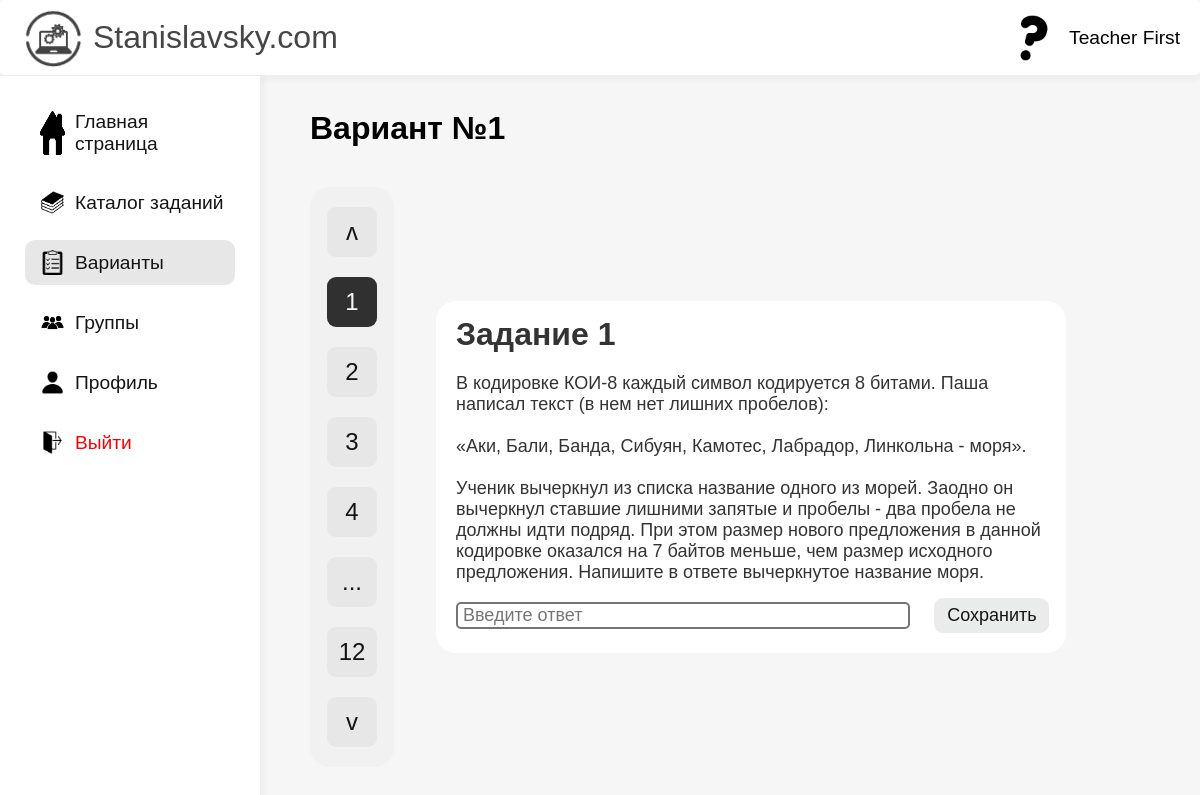
Screenshot of /variants/solving/1 (signed in) with the database file from the repository.
### data/users.py (models this page shows, shortened)
class User(SqlAlchemyBase, UserMixin, SerializerMixin):
    __tablename__ = 'users'
    id = sqlalchemy.Column(sqlalchemy.Integer,
                           primary_key=True, autoincrement=True)
    name = sqlalchemy.Column(sqlalchemy.String)
    surname = sqlalchemy.Column(sqlalchemy.String)
    email = sqlalchemy.Column(sqlalchemy.String)
    hashed_password = sqlalchemy.Column(sqlalchemy.String)
    created_date = sqlalchemy.Column(sqlalchemy.String,
                                     default=datetime.datetime.now)
    profile_pics = sqlalchemy.Column(sqlalchemy.String, default='/static/profile_pics/default.png')
    groups = orm.relationship("Group", secondary="user_to_group", backref="users")
    groups_participant = sqlalchemy.Column(sqlalchemy.String, default='')
    is_teacher = sqlalchemy.Column(sqlalchemy.Boolean)
    solved_tasks_ids = sqlalchemy.Column(sqlalchemy.String, default='')
    solved_variants = sqlalchemy.Column(sqlalchemy.Integer, default=0)

### data/variants.py (models this page shows)
class Variant(SqlAlchemyBase, SerializerMixin):
    __tablename__ = 'variants'
    id = sqlalchemy.Column(sqlalchemy.Integer,
                           primary_key=True, autoincrement=True)
    name = sqlalchemy.Column(sqlalchemy.String)
    description = sqlalchemy.Column(sqlalchemy.String)
    difficulty = sqlalchemy.Column(sqlalchemy.String)
    tasks = orm.relationship('Task', secondary='task_to_variants', backref='variants')

### data/tasks.py (models this page shows, shortened)
class Task(SqlAlchemyBase, SerializerMixin):
    __tablename__ = 'tasks'
    id = sqlalchemy.Column(sqlalchemy.Integer,
                           primary_key=True, autoincrement=True)
    number = sqlalchemy.Column(sqlalchemy.Integer)
    difficulty = sqlalchemy.Column(sqlalchemy.String)
    task_id = sqlalchemy.Column(sqlalchemy.Integer)
    type = sqlalchemy.Column(sqlalchemy.String)
    text1 = sqlalchemy.Column(sqlalchemy.String)
    image = sqlalchemy.Column(sqlalchemy.String)
    text2 = sqlalchemy.Column(sqlalchemy.String)
    solution = sqlalchemy.Column(sqlalchemy.String)
    answer = sqlalchemy.Column(sqlalchemy.String)

### server.py (the view)
@app.route('/variants/solving/<var>')
@login_required
def variants_solving(var):
    if var == 'random':
        variant = Random_variant(
            user_id=current_user.id
        )
        for i in range(1, 13):
            tasks = db_sess.query(Task).filter(Task.number == i,
                                               Task.difficulty == random.choice(
                                                   ['Простой', 'Средний', 'Сложный'])).all()
            variant.tasks.append(random.choice(tasks))
        first = variant.tasks[0]
        name = 'Случайный вариант'
        length = variant.tasks[-1].number
        variant_delete = db_sess.query(Random_variant).filter(Random_variant.user_id == current_user.id).first()
        if variant_delete:
            db_sess.delete(variant_delete)
        db_sess.add(variant)
        db_sess.commit()
    else:
        try:
            variant = db_sess.get(Variant, int(var))
            first = variant.tasks[0]
            name = variant.name
            length = variant.tasks[-1].number
        except TypeError:
            abort(404)
    return render_template('VariantsSolving.html', first=first, length=length,
                           name=name, var=var + '-variant', title='Решение варианта', active='3')

### data/db_session.py (called while the page is built)
def create_session() -> Session:
    global __factory
    return __factory()

### server.py (called while the page is built)
@login_manager.user_loader
def load_user(user_id):
    db_sess = db_session.create_session()
    return db_sess.query(User).get(user_id)

### templates/VariantsSolving.html (shortened to what this page needs)
{% extends 'Base.html' %}
{% block content %}
<link rel="stylesheet" href="/static/VariantsSolving/styles/content.css">
<div class="variant"><h1>{{name}}</h1></div>
    <div class="content-section" id="{{var}}">
        <div class="list-section">
            <button id="btn1">ʌ</button>
            <button id="btn2" class="pressed">1</button>
            <button id="btn3">2</button>
            <button id="btn4">3</button>
            <button id="btn5">4</button>
            {% if length|int - 4 == 2 %}
                <button id="btn6">5</button>
            {% else %}
                <button id="btn6">...</button>
            {% endif %}
            <button id="btn7">{{length}}</button>
            <button id="btn8">v</button>
        </div>
        <div class="task-section">
            <div class="info-section">
                <h1 id="task">Задание 1</h1>
            </div>
            <p id="text1" style="white-space: pre-wrap">{{first['text1']}}</p>
            <div class="interface-section">
                <input id="answer" type="text" name="answer" placeholder="Введите ответ" autocomplete="off" onkeydown="this.value = this.value.replace(/;/, '')" onkeyup="this.value = this.value.replace(/;/, '')">
                <button class="submit">Сохранить</button>
            </div>
        </div>
    </div>
{% endblock %}

### templates/Base.html (shortened to what this page needs)
<!DOCTYPE html>
<html lang="en">
<head>
    <link rel="stylesheet" href="/static/Base/styles/Main.css">
    <link rel="stylesheet" href="/static/Base/styles/content.css">
</head>
<body>
    <div class="head-navbar">
        <a class="website-logo" href="/">
            <img class="logo" src="/static/cards/Logo.png" alt="">
            <p class="text">Stanislavsky.com</p>
        </a>
        {% if current_user.is_authenticated %}
            <div class="user-items">
                <img src="{{current_user.profile_pics}}" alt="">
                <p>{{current_user.name}} {{current_user.surname}}</p>
            </div>
        {% else %}
            <div class="forms-items">
                <a href="/register">Регистрация</a>
                <a href="/login">Войти</a>
            </div>
        {% endif %}
    </div>
    <div class="left-navbar">
        {% if active == '1' %}
            <a style="margin-top: 25px;" class="left-navbar-item-pressed" href="/">
                <img class="icons" src="/static/cards/homeIcon.png" alt="">
                <p class="text">Главная страница</p>
            </a>
        {% else %}
            <a style="margin-top: 25px;" class="left-navbar-item" href="/">
                <img class="icons" src="/static/cards/homeIcon.png" alt="">
                <p class="text">Главная страница</p>
            </a>
        {% endif %}
        {% if active == '2' %}
            <a class="left-navbar-item-pressed" href="/catalog">
                <img class="icons" src="/static/cards/catalogIcon.png" alt="">
                <p class="text">Каталог заданий</p>
            </a>
        {% else %}
            <a class="left-navbar-item" href="/catalog">
                <img class="icons" src="/static/cards/catalogIcon.png" alt="">
                <p class="text">Каталог заданий</p>
            </a>
        {% endif %}
        {% if current_user.is_authenticated %}
            {% if active == '3' %}
                <a class="left-navbar-item-pressed" href="/variants/choose">
                    <img class="icons" src="/static/cards/variantsIcon.png" alt="">
                    <p class="text">Варианты</p>
                </a>
            {% else %}
                <a class="left-navbar-item" href="/variants/choose">
                    <img class="icons" src="/static/cards/variantsIcon.png" alt="">
                    <p class="text">Варианты</p>
                </a>
            {% endif %}
        {% endif %}
        {% if current_user.is_authenticated %}
            {% if active == '5' %}
                <a class="left-navbar-item-pressed" href="/groups">
                    <img class="icons" src="/static/cards/groupIcon.png" alt="">
                    <p class="text">Группы</p>
                </a>
            {% else %}
                <a class="left-navbar-item" href="/groups">
                    <img class="icons" src="/static/cards/groupIcon.png" alt="">
                    <p class="text">Группы</p>
                </a>
            {% endif %}
            {% if active == '4' %}
                <a class="left-navbar-item-pressed" href="/profile">
                    <img class="icons" src="/static/cards/profileIcon.png" alt="">
                    <p class="text">Профиль</p>
                </a>
            {% else %}
                <a class="left-navbar-item" href="/profile">
                    <img class="icons" src="/static/cards/profileIcon.png" alt="">
                    <p class="text">Профиль</p>
                </a>
            {% endif %}
            <a class="left-navbar-item-logout" href="/logout">
                <img class="icons" src="/static/cards/logoutIcon.png" alt="">
                <p class="text">Выйти</p>
            </a>
        {% endif %}
    </div>
    {% block content %}{% endblock %}
</body>
</html>

### static/Base/styles/Main.css (style rules this page uses)
* { padding: 0; margin: 0; font-family: 'Gill Sans', 'Gill Sans MT', Calibri, 'Trebuchet MS', sans-serif; }
body { background-color: rgb(246, 246, 246); }

### static/Base/styles/content.css (style rules this page uses)
.head-navbar { display: flex; position: fixed; top: 0; border-radius: 5px; background-color: white; border-bottom: 1px solid rgb(238, 238, 238); width: 100%; height: 75px; z-index: 5; box-shadow: 0px 5px 5px 0px rgba(0, 0, 0, 0.03) }
.head-navbar .website-logo { display: flex; width: max-content; justify-content: center; align-items: center; margin-left: 23px; text-decoration: none; gap: 10px; }
.head-navbar .website-logo .logo { height: 60px; }
.head-navbar .website-logo .text { color: rgb(70, 70, 70); font-size: xx-large; align-self: center; }
.head-navbar .user-items { display: flex; justify-content: end; width: 100%; align-items: center; gap: 10px; margin-right: 20px; }
.head-navbar .user-items img { height: 50px; width: 50px; border-radius: 25px; }
.head-navbar .user-items p { font-size: larger; }
.left-navbar { display: flex; position: fixed; top: 76px; flex-direction: column; background-color: white; width: 260px; height: 100%; z-index: 6; box-shadow: 5px 0px 5px 0px rgba(0, 0, 0, 0.03) }
.left-navbar .left-navbar-item-pressed { display: flex; text-decoration: none; margin-left: 25px; margin-top: 15px; padding-left: 15px; padding-top: 10px; padding-bottom: 10px; gap: 10px; width: calc(100% - 65px); background-color: rgb(231, 231, 231); border-radius: 10px; }
.left-navbar .left-navbar-item, .left-navbar .left-navbar-item-logout { display: flex; text-decoration: none; margin-left: 25px; margin-top: 15px; padding-left: 15px; padding-top: 10px; padding-bottom: 10px; gap: 10px; width: calc(100% - 65px); border-radius: 10px; transition: 0.25s, 0.25s; }
.left-navbar .left-navbar-item .icons, .left-navbar .left-navbar-item-pressed .icons, .left-navbar .left-navbar-item-logout .icons { width: 25px; }
.left-navbar .left-navbar-item .text, .left-navbar .left-navbar-item-pressed .text { color: rgb(20, 20, 20); font-size: larger; align-self: center; }
.left-navbar .left-navbar-item-logout .text { color: rgb(255, 0, 0); font-size: larger; align-self: center; }

### static/VariantsSolving/styles/content.css (style rules this page uses)
.variant { display: flex; width: 70%; margin-top: 110px; height: min-content; margin-left: calc(15% + 130px); }
.content-section { display: flex; gap: 5%; width: 70%; margin-top: 40px; height: 580px; margin-left: calc(15% + 130px); }
.content-section .list-section { display: flex; flex-direction: column; position: sticky; background-color: rgb(241, 241, 241); border-radius: 20px; height: 100%; width: 10%; }
.content-section .list-section button { display: flex; height: 50px; width: 50px; border-radius: 9px; align-self: center; font-size: x-large; border: 0; appearance: none; justify-content: center; color: rgb(19, 19, 19); justify-content: center; align-items: center; background: #e7e7e7; margin-top: 20px; cursor: pointer; transition: 0.25s, 0.25s; }
.content-section .list-section .pressed { background: #303030; color: rgb(247, 247, 247); cursor: pointer; }
.content-section .task-section { display: flex; flex-direction: column; height: max-content; width: 75%; background-color: white; border-radius: 20px; align-self: center; }
.content-section .task-section .info-section { display: flex; width: 100%; margin-top: 15px; }
.content-section .task-section .info-section h1 { display: flex; padding-left: 20px; padding-bottom: 20px; color: rgb(51, 51, 51); }
.content-section .task-section p { display: flex; font-size: large; padding-left: 20px; padding-right: 20px; padding-bottom: 15px; color: rgb(51, 51, 51); }
.content-section .task-section button { height: 35px; width: 115px; margin-left: 20px; margin-bottom: 20px; font-size: large; background: #eaecec; justify-content: center; align-items: center; color: rgb(19, 19, 19); appearance: none; border: 0; border-radius: 9px; cursor: pointer; transition: 0.25s, 0.25s; }
.content-section .task-section input { width: calc(100% - 185px); margin-left: 20px; height: 20px; border-radius: 5px; border: 2px solid rgb(117, 117, 117); padding-top: 2px; padding-bottom: 1px; padding-left: 5px; font-size: large; }

### rows the page displays
User: profile_pics (picture), name "Teacher", surname "First"
Variant: name "Вариант №1"
Task: text1 "В кодировке КОИ-8 каждый символ кодируется 8 битами. Паша написал текст (в нем нет лишних пробелов): «Аки, Бали, Банда, Сибуян, Камотес, Лабрадор, Линкольна - моря». Ученик вычеркнул из списка название одного из морей. Заодно он вычеркнул ставшие лишними запятые и пробелы - два пробела не должны идти подряд. При этом размер нового предложения в данной кодировке оказался на 7 байтов меньше, чем размер исходного предложения. Напишите в ответе вычеркнутое название моря."

### other values shown
{{ length }} "12"
